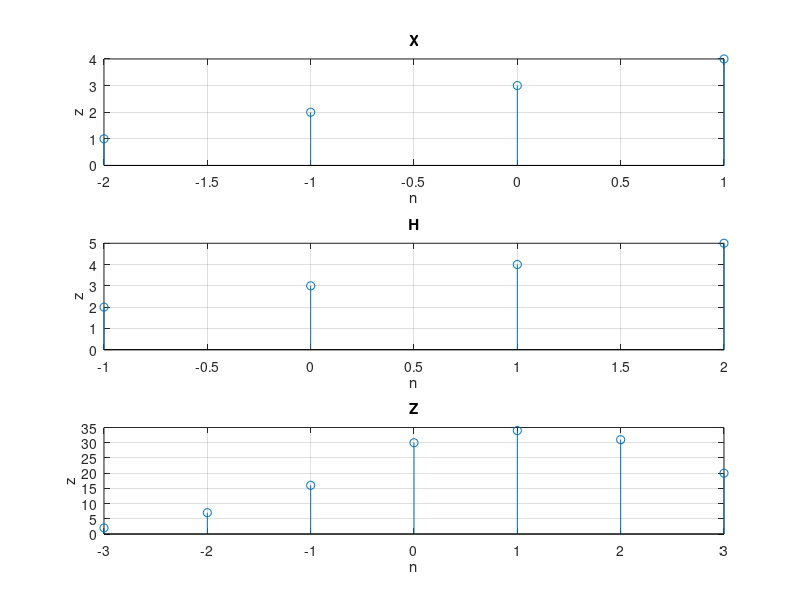

MATLAB code for this plot:
clc;clear all;close all;

n1=[-2:1];
x=[1,2,3,4];
n2=[-1:2];
h=[2,3,4,5];
y=conv(x,h);
subplot(3,1,1);
stem(n1,x);
xlabel('n');
ylabel('z');
title('X');
grid on;

subplot(3,1,2);
stem(n2,h);
xlabel('n');
ylabel('z');
title('H');
grid on;

t1=n1(1)+n2(1);%duita signal er 1st position add korlam ashe -3
t2=length(x)+length(h)-1;%output er total length ber korlam x er total length 4 erpor minus korlam so 7
t3=t1:(t2-(abs(t1)+1));%-3 theke 7 hoye jay so heres the generic format so(7-(3+zero position er jonno 1 add korlam))
subplot(3,1,3);
stem(t3,y);
xlabel('n');
ylabel('z');
title('Z');
grid on;
